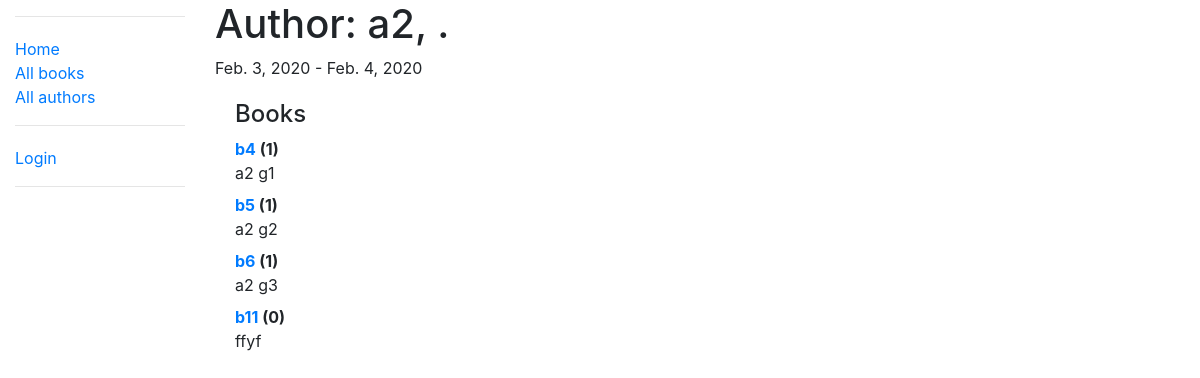
/catalog/author/2, run on the app's committed database.
### catalog/models.py (models this page shows, shortened)
class Author(models.Model):
    first_name = models.CharField(max_length=100)
    last_name = models.CharField(max_length=100)
    date_of_birth = models.DateField(null=True, blank=True)
    date_of_death = models.DateField('died', null=True, blank=True)
    class Meta:
        ordering = ['last_name', 'first_name']
    def __str__(self):
        return f'{self.last_name}, {self.first_name}'

class Book(models.Model):
    title = models.CharField(max_length=200)
    author = models.ForeignKey('Author', on_delete=models.SET_NULL, null=True)
    summary = models.TextField(max_length=1000, help_text='Enter a brief description of the book')
    isbn = models.CharField('ISBN', max_length=13, help_text='13 Character <a href="https://www.isbn-international.org/content/what-isbn">ISBN number</a>')
    genre = models.ManyToManyField(Genre, help_text='Select a genre for this book')
    def display_genre(self):
        """Create a string for the Genre. This is required to display genre in Admin."""
        return ', '.join(genre.name for genre in self.genre.all()[:3])
    display_genre.short_description = 'Genre'
    def __str__(self):
        return self.title

### catalog/views.py (the view)
# urls.py: path('author/<int:pk>', views.AuthorDetailView.as_view(), name='author-detail'),
class AuthorDetailView(generic.DetailView):
    model = Author
    paginate_by = 10

### catalog/templates/catalog/author_detail.html
{% extends "base_generic.html" %}
{% block content %}
<h1>Author: {{ author }} </h1>
<p>{{author.date_of_birth}} - {% if author.date_of_death %}{{author.date_of_death}}{% endif %}</p>
<div style="margin-left:20px;margin-top:20px">
<h4>Books</h4>
<dl>
{% for book in author.book_set.all %}
  <dt><a href="{% url 'book-detail' book.pk %}">{{book}}</a> ({{book.bookinstance_set.all.count}})</dt>
  <dd>{{book.summary}}</dd>
{% endfor %}
</dl>
</div>
{% endblock %}

### data on the page
Author: last_name+first_name "a2, .", date_of_birth "Feb. 3, 2020", date_of_death "Feb. 4, 2020"
Book: title "b4", bookinstance_set.all.count "1", summary "a2 g1"
Book: title "b5", bookinstance_set.all.count "1", summary "a2 g2"
Book: title "b6", bookinstance_set.all.count "1", summary "a2 g3"
Book: title "b11", bookinstance_set.all.count "0", summary "ffyf"
